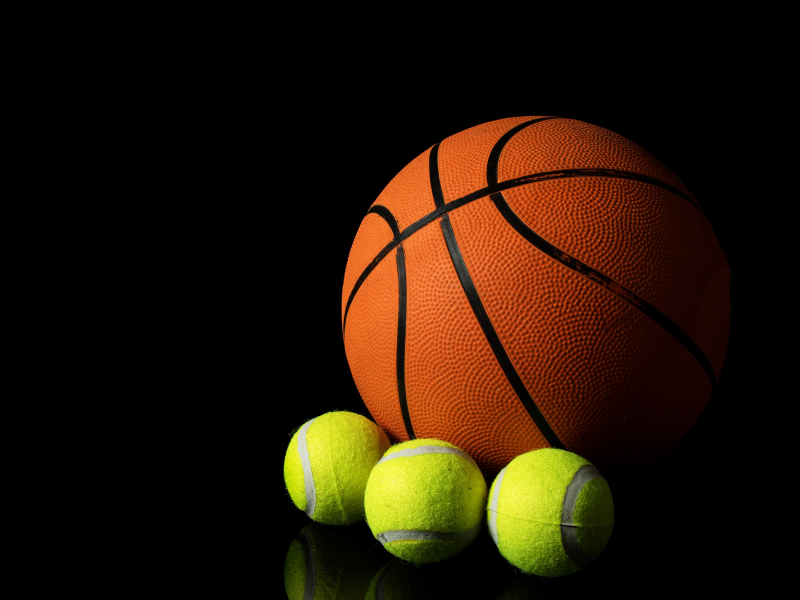
#> input picture Computer_Vision_Exercises_01/imgs/balls.jpg, 2400 x 1800 px, found by its file name (shown at 1/3 size)
$ jupyter execute exercise2.ipynb   (shell and % lines are left out)   (older library calls are emulated)
#> lines starting #> are read from the running program, lines starting #| are printed output that depends on the picture; long printed decimals are rounded
# Notes

https://docs.scipy.org/doc/scipy/reference/index.html
https://docs.scipy.org/doc/numpy/reference/
https://matplotlib.org/

# Exercises 2

[cell 1]
# Import all the modules in the begining of your code
import warnings
warnings.filterwarnings("ignore")

from scipy.misc import imread, imsave
import matplotlib.pyplot as plt

import numpy as np

[cell 2]
# Create the following matrix as numpy array [10 0 -20; 260 12 45; 54 63 12] and see the type
import numpy as np

print( type( np.array([ [10, 0, -20], [260, 12, 45], [54, 63, 12]] ) ) )

[cell 3]
# Convert the matriz a to uint8 type and see the output

my_matrix = np.array( [ [10, 0, -20], [260, 12, 45], [54, 63, 12] ], dtype=np.uint8 )
print( my_matrix )

[cell 4]
# Read the image balls, print the size and see the output
# Read an JPEG image into a numpy array
img = imread('imgs/balls.jpg')
#> img is the input picture: shape (1800, 2400, 3); mean R, G, B 37.7, 22, 6

# Prints shape
#print( img )
#print(img.dtype, img.shape)

[cell 5]
# Using the image balls do the follwoing:
# 1. See the maximum, minimum and mean values
# 2. Compute the standard deviation of the image
# 3. Normalise into interval [0,1] and plot the output
# 4. What is the size of the image?
# 5. What is the intensity value of the image pixel at row 1200, column 1500?
# 6. Decompose the image into its 3 color channels and visualize each one using subplot

# 1

print( img.max() )
#| 255
print( img.min() )
#| 0
print( img.mean() )
#| 21.878


# 2
print( img.std() )
#| 53.263


# 3
#img- min/(max-min)
print( (img-img.min())/(img.max()-img.min()))
#> (printed output is left out)


# 4
print( img.size )
#| 12960000


# 5
print(img[1200,1500])
#| [138  43   0]


# 6

red = img[:,:,0]
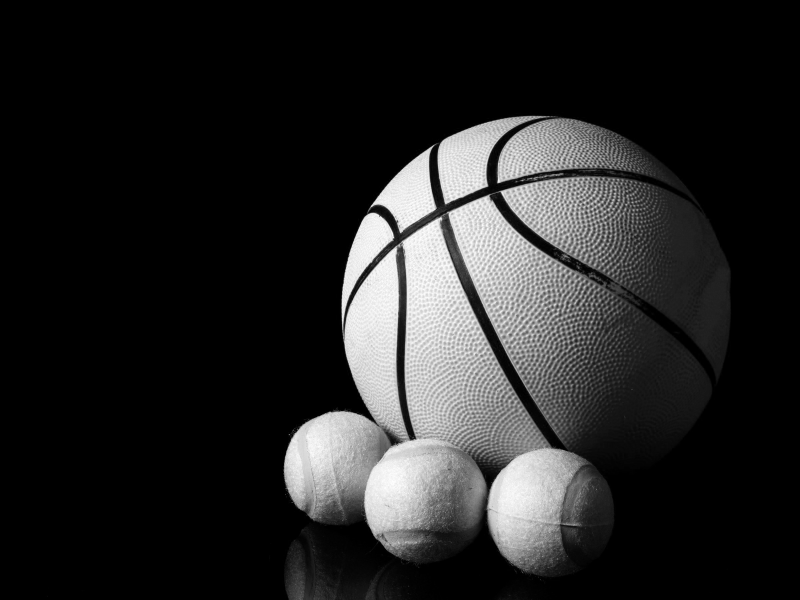
#> red: shape (1800, 2400) (shown at 1/3 size); min 0, max 255, mean 37.7
green = img[:,:,1]
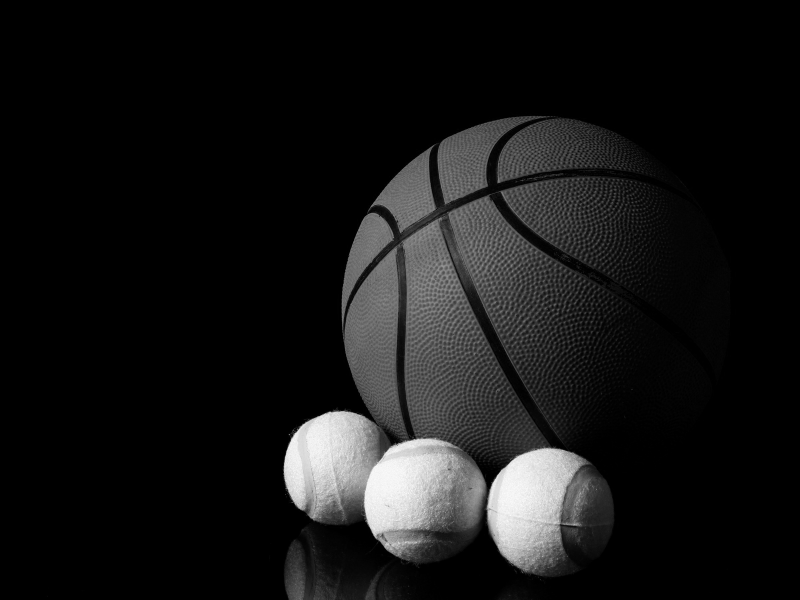
#> green: shape (1800, 2400) (shown at 1/3 size); min 0, max 255, mean 22
blue = img[:,:,2]
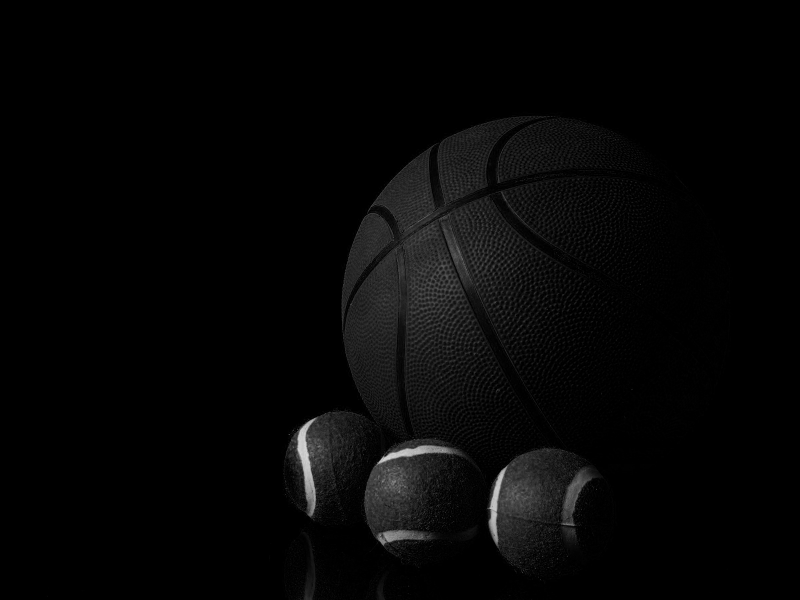
#> blue: shape (1800, 2400) (shown at 1/3 size); min 0, max 222, mean 6

plt.imshow( red)
plt.show()

plt.imshow( green )
plt.show()

plt.imshow( blue )
plt.show()

#print( red, green, blue )

[cell 6]
# Create a function that receive an image in grayscale and returns the mean values of the pixels of
# that image. Test your code using blobs.tif image

def greyscaleMeanValues( greyscale_image ):

    return greyscale_image.mean()


img = imread('imgs/blobs.tif')
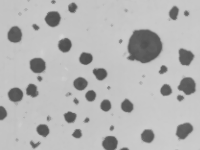
#> input picture Computer_Vision_Exercises_01/imgs/blobs.tif, 200 x 150 px, found by its file name
#> img is the input picture: shape (150, 200); min 78, max 211, mean 181.3
print( greyscaleMeanValues( img ))
#| 181.332

[cell 7]
# Create a function that receive an image in grayscale and returns
# the mean, standard deviation, minimum, and maximum pixel values of that image. Test your code using blobs.tif image

def imageIntoStats( image ):

    stats = []

    stats.append( image.mean() )
    stats.append( image.std() )
    stats.append( image.min() )
    stats.append( image.max() )

    return stats

img = imread('imgs/blobs.tif')
print( imageIntoStats( img ))
#| [181.332, 35.972, 78, 211]

[cell 8]
# Read the blobs.tif image and convert it to png using imsave function
img = imread('imgs/blobs.tif')
imsave( 'imgs/blobs.png', img)

# Exercises 2

[cell 9]
from skimage import io, data

[cell 10]
# Read the image balls.jpg using skimage module, print the size and see the output

image = imread('imgs/balls.jpg', False, None )
print(image.size)
#| 12960000

[cell 11]
# Let's see some images from the scikit-image example data sets. Those images are typically stored in JPEG or PNG format.
from skimage import data

img0 = data.chelsea()
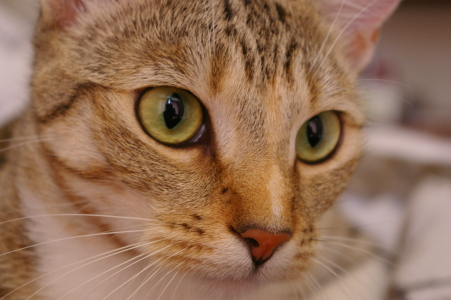
#> input picture skimage.data.chelsea(), 451 x 300 px
#> img0 is the input picture: shape (300, 451, 3); mean R, G, B 147.7, 111.4, 86.8
img1 = data.rocket()
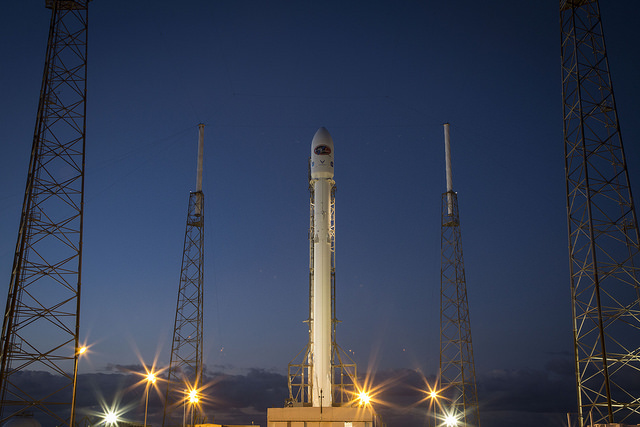
#> input picture skimage.data.rocket(), 640 x 427 px
#> img1 is the input picture: shape (427, 640, 3); mean R, G, B 52.3, 61.3, 82.3
img2 = data.coins()
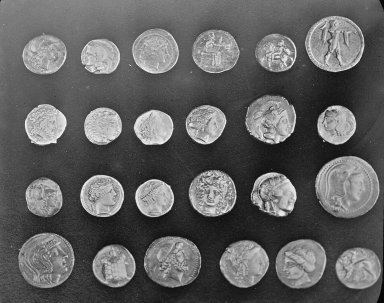
#> input picture skimage.data.coins(), 384 x 303 px
#> img2 is the input picture: shape (303, 384); min 1, max 252, mean 96.9

# See the images

plt.imshow(img0)
plt.show()
plt.imshow(img1)
plt.show()
plt.imshow(img2)
plt.show()

# See the image img2 with a map of gray colors
plt.imshow(img2, cmap='gray');
plt.show()
